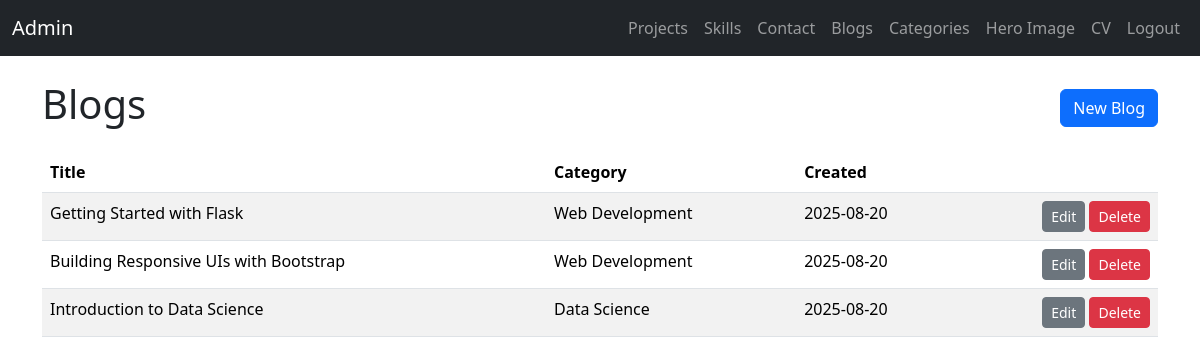
/admin/blogs (signed in), run on the app's committed database.
### backend/models.py (models this page shows, shortened)
class Blog(db.Model):
	__tablename__ = "blogs"
	id: Mapped[int] = mapped_column(Integer, primary_key=True)
	title: Mapped[str] = mapped_column(String(200), nullable=False)
	category_id: Mapped[int | None] = mapped_column(Integer, ForeignKey("blog_categories.id"), nullable=True)
	content: Mapped[str] = mapped_column(Text, nullable=False)
	created_at: Mapped[datetime] = mapped_column(DateTime, default=datetime.utcnow, nullable=False)
	category: Mapped[BlogCategory | None] = relationship("BlogCategory", back_populates="blogs")
	images: Mapped[list["BlogImage"]] = relationship("BlogImage", back_populates="blog", cascade="all, delete-orphan")

class BlogCategory(db.Model):
	__tablename__ = "blog_categories"
	id: Mapped[int] = mapped_column(Integer, primary_key=True)
	name: Mapped[str] = mapped_column(String(120), unique=True, nullable=False)
	blogs: Mapped[list["Blog"]] = relationship("Blog", back_populates="category", cascade="all, delete-orphan")

### backend/admin.py (the view)
@admin_bp.get("/blogs")
@login_required
def admin_blogs():
	items = Blog.query.order_by(Blog.created_at.desc()).all()
	cats = BlogCategory.query.all()
	return render_template("admin/blogs.html", items=items, categories=cats)

### backend/auth.py (called while the page is built)
def login_required(view_func):
	@wraps(view_func)
	def wrapped(*args, **kwargs):
		if not session.get("admin_logged_in"):
			return redirect(url_for("auth.login"))
		return view_func(*args, **kwargs)
	return wrapped

### templates/admin/blogs.html
{% extends 'admin/base.html' %}
{% block content %}
<div class="d-flex justify-content-between align-items-center mb-3">
	<h1>Blogs</h1>
	<a class="btn btn-primary" href="{{ url_for('admin.admin_blog_create') }}">New Blog</a>
</div>
<table class="table table-striped">
	<thead><tr><th>Title</th><th>Category</th><th>Created</th><th></th></tr></thead>
	<tbody>
		{% for item in items %}
		<tr>
			<td>{{ item.title }}</td>
			<td>{{ item.category.name if item.category else '-' }}</td>
			<td>{{ item.created_at.strftime('%Y-%m-%d') }}</td>
			<td class="text-end">
				<a class="btn btn-sm btn-secondary" href="{{ url_for('admin.admin_blog_edit', item_id=item.id) }}">Edit</a>
				<form method="post" action="{{ url_for('admin.admin_blog_delete', item_id=item.id) }}" class="d-inline" onsubmit="return confirm('Delete?')">
					<button class="btn btn-sm btn-danger">Delete</button>
				</form>
			</td>
		</tr>
		{% endfor %}
	</tbody>
</table>
{% endblock %}

### data on the page
Blog: title "Getting Started with Flask", category "Web Development", created_at "2025-08-20"
Blog: title "Building Responsive UIs with Bootstrap", category "Web Development", created_at "2025-08-20"
Blog: title "Introduction to Data Science", category "Data Science", created_at "2025-08-20"
